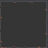

Rendered tile map (Tiled .tmx) drawn with the repository's tilesets; below, a short description and the full map source, tile grids included:
An orthogonal 1x1 tile map with 48x48 px tiles, 1 tile layer (Tile Layer 1), 2 tilesets.

<map version="1.0" orientation="orthogonal" renderorder="right-down" width="1" height="1" tilewidth="48" tileheight="48" nextobjectid="1">
 <tileset firstgid="1" name="uf_interface" tilewidth="48" tileheight="48" tilecount="136" columns="17">
  <image source="oryx_ultimate_fantasy/uf_interface.png" width="856" height="416" />
 </tileset>
 <tileset firstgid="137" name="uf_terrain" tilewidth="48" tileheight="48" tilecount="760" columns="20">
  <image source="oryx_ultimate_fantasy/uf_terrain.png" width="960" height="1824" />
 </tileset>
 <layer name="Tile Layer 1" width="1" height="1">
  <data encoding="csv">
288
</data>
 </layer>
</map>
